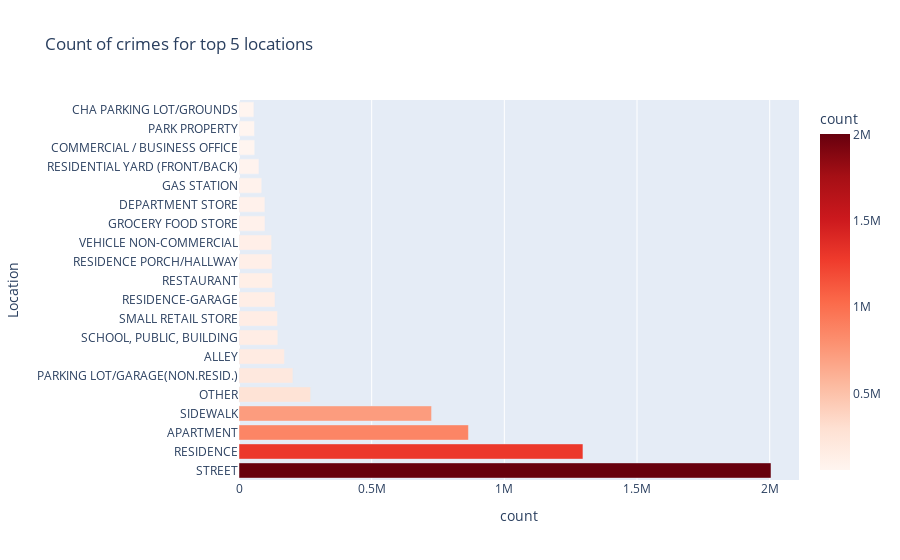

The notebook cell saved with this chart:
### Code cell
# Create the bar chart
fig = px.bar(temp_data, x="count", y="Location", orientation='h', color='count', color_continuous_scale='reds', title='Count of crimes for top 5 locations')

# Show the chart
fig.show()

### Figure 1 — Plotly figure (JSON) as saved in the notebook; plotly's stock layout.template omitted (floating-point values rounded to 4 significant figures)
{"data": [{"alignmentgroup": "True", "hovertemplate": "count=%{marker.color}<br>Location=%{y}<extra></extra>", "legendgroup": "", "marker": {"color": [2004952, 1296262, 864740, 725756, 270039, 203000, 171207, 146391, 145176, 135544, 125720, 124217, 122966, 97962, 97477, 85662, 75154, 59207, 58392, 56107], "coloraxis": "coloraxis", "pattern": {"shape": ""}}, "name": "", "offsetgroup": "", "orientation": "h", "showlegend": false, "textposition": "auto", "type": "bar", "x": [2004952, 1296262, 864740, 725756, 270039, 203000, 171207, 146391, 145176, 135544, 125720, 124217, 122966, 97962, 97477, 85662, 75154, 59207, 58392, 56107], "xaxis": "x", "y": ["STREET", "RESIDENCE", "APARTMENT", "SIDEWALK", "OTHER", "PARKING LOT/GARAGE(NON.RESID.)", "ALLEY", "SCHOOL, PUBLIC, BUILDING", "SMALL RETAIL STORE", "RESIDENCE-GARAGE", "RESTAURANT", "RESIDENCE PORCH/HALLWAY", "VEHICLE NON-COMMERCIAL", "GROCERY FOOD STORE", "DEPARTMENT STORE", "GAS STATION", "RESIDENTIAL YARD (FRONT/BACK)", "COMMERCIAL / BUSINESS OFFICE", "PARK PROPERTY", "CHA PARKING LOT/GROUNDS"], "yaxis": "y"}], "layout": {"barmode": "relative", "coloraxis": {"colorbar": {"title": {"text": "count"}}, "colorscale": [[0, "rgb(255,245,240)"], [0.125, "rgb(254,224,210)"], [0.25, "rgb(252,187,161)"], [0.375, "rgb(252,146,114)"], [0.5, "rgb(251,106,74)"], [0.625, "rgb(239,59,44)"], [0.75, "rgb(203,24,29)"], [0.875, "rgb(165,15,21)"], [1, "rgb(103,0,13)"]]}, "legend": {"tracegroupgap": 0}, "title": {"text": "Count of crimes for top 5 locations"}, "xaxis": {"anchor": "y", "domain": [0, 1], "title": {"text": "count"}}, "yaxis": {"anchor": "x", "domain": [0, 1], "title": {"text": "Location"}}}}
